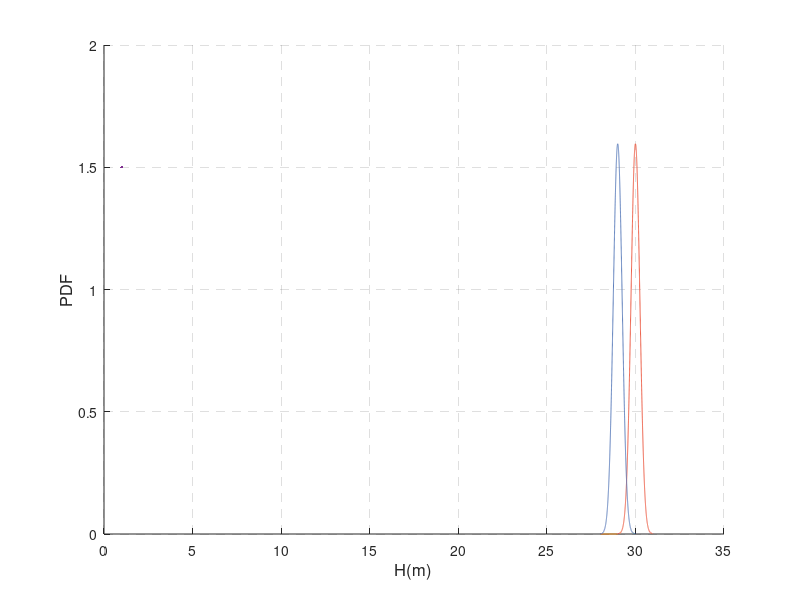

MATLAB code to generate this figure: (Note: this script raises an error after producing the figure.)
%绘制正态分布报警模型
clear;
clc;

figure;

xlabel('H(m)','FontSize',12);hold on;
ylabel('PDF','FontSize',12);hold on;

%初始水压正态分布
x1=28:0.001:31;
y1=normpdf(x1,30,0.25);
plot(x1,y1,'color',[238/258,85/258,61/258],LineWidth=1.5);hold on;
grid on;
set(gca,'GridLineStyle','--')
%爆管后压力分布
delta_H=1;
x3=28:0.001:31;
y3=normpdf(x3,30-delta_H,0.25);
plot(x3,y3,'color',[86/258,121/258,186/258],LineWidth=1.5);hold on;
%报警阈值
n=norminv(0.01,30,0.25);
xline(n,'--','Alarm Threshold (H_i^{alarm})','FontName','Times New Roman','FontSize',14,'color',[016/258,139/258,150/258],LineWidth=1.5)
%误报率
x2=29:0.001:n-0.005;
y2=normpdf(x2,30,0.25);
area(x2,y2,'FaceColor',[238/258,85/258,61/258]);hold on;
%漏报率
x4=n+0.005:0.001:31-delta_H;
y4=normpdf(x4,30-delta_H,0.25);
area(x4,y4,'FaceColor',[86/258,121/258,186/258]);hold on;

%标注
str='\DeltaH';
text(29.45,0.65,str,'interpreter','tex','Color',[86/258,121/258,186/258],'FontSize',14);
xline(30,'--','color',[238/258,85/258,61/258],LineWidth=1.5);
xline(30-delta_H,'--','color',[86/258,121/258,186/258],LineWidth=1.5);
arrow([29,0.6],[30,0.6],'color',[86/258,121/258,186/258]);
arrow([30,0.6],[29,0.6],'color',[86/258,121/258,186/258]);
legend('Normal Condition','Burst Condition','Alarm Threshold','False Alarm Rate','Missed Alarm Rate');hold on;
ax=gca;
ax.YLim=[0,1.8];
set(gca,'FontName','Times New Roman','FontSize',14,'LineWidth',1.0)
